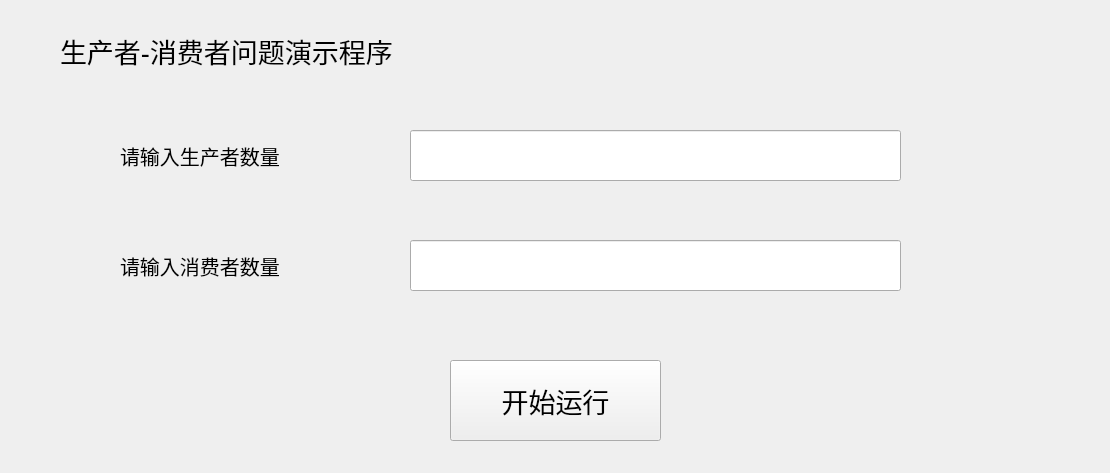
<?xml version="1.0" encoding="UTF-8"?>
<ui version="4.0">
 <class>Widget</class>
 <widget class="QWidget" name="Widget">
  <property name="geometry">
   <rect>
    <x>0</x>
    <y>0</y>
    <width>1110</width>
    <height>473</height>
   </rect>
  </property>
  <property name="windowTitle">
   <string>Widget</string>
  </property>
  <widget class="QPushButton" name="pushButton">
   <property name="geometry">
    <rect>
     <x>450</x>
     <y>360</y>
     <width>211</width>
     <height>81</height>
    </rect>
   </property>
   <property name="font">
    <font>
     <pointsize>20</pointsize>
    </font>
   </property>
   <property name="text">
    <string>开始运行</string>
   </property>
  </widget>
  <widget class="QLabel" name="label">
   <property name="geometry">
    <rect>
     <x>60</x>
     <y>20</y>
     <width>431</width>
     <height>61</height>
    </rect>
   </property>
   <property name="font">
    <font>
     <pointsize>20</pointsize>
    </font>
   </property>
   <property name="text">
    <string>生产者-消费者问题演示程序</string>
   </property>
  </widget>
  <widget class="QLabel" name="label_2">
   <property name="geometry">
    <rect>
     <x>120</x>
     <y>130</y>
     <width>211</width>
     <height>51</height>
    </rect>
   </property>
   <property name="font">
    <font>
     <pointsize>15</pointsize>
    </font>
   </property>
   <property name="text">
    <string>请输入生产者数量</string>
   </property>
  </widget>
  <widget class="QLabel" name="label_3">
   <property name="geometry">
    <rect>
     <x>120</x>
     <y>240</y>
     <width>211</width>
     <height>51</height>
    </rect>
   </property>
   <property name="font">
    <font>
     <pointsize>15</pointsize>
    </font>
   </property>
   <property name="text">
    <string>请输入消费者数量</string>
   </property>
  </widget>
  <widget class="QLineEdit" name="lineEdit">
   <property name="geometry">
    <rect>
     <x>410</x>
     <y>130</y>
     <width>491</width>
     <height>51</height>
    </rect>
   </property>
   <property name="font">
    <font>
     <pointsize>15</pointsize>
    </font>
   </property>
  </widget>
  <widget class="QLineEdit" name="lineEdit_2">
   <property name="geometry">
    <rect>
     <x>410</x>
     <y>240</y>
     <width>491</width>
     <height>51</height>
    </rect>
   </property>
   <property name="font">
    <font>
     <pointsize>15</pointsize>
    </font>
   </property>
  </widget>
 </widget>
 <resources/>
 <connections/>
</ui>
